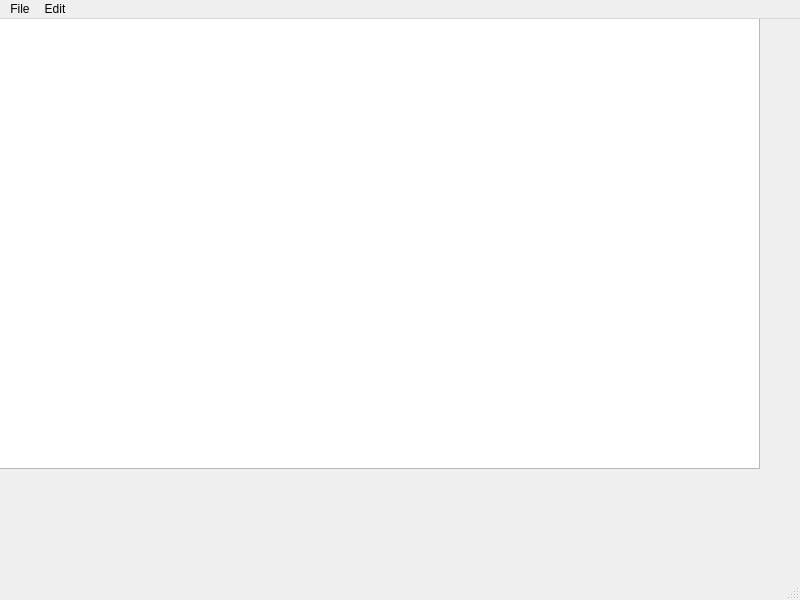
<?xml version="1.0" encoding="UTF-8"?>
<ui version="4.0">
 <class>Notepad</class>
 <widget class="QMainWindow" name="Notepad">
  <property name="geometry">
   <rect>
    <x>0</x>
    <y>0</y>
    <width>800</width>
    <height>600</height>
   </rect>
  </property>
  <property name="windowTitle">
   <string>Notepad</string>
  </property>
  <widget class="QWidget" name="centralwidget">
   <widget class="QWidget" name="verticalLayoutWidget">
    <property name="geometry">
     <rect>
      <x>-1</x>
      <y>-1</y>
      <width>761</width>
      <height>451</height>
     </rect>
    </property>
    <layout class="QVBoxLayout" name="verticalLayout">
     <item>
      <widget class="QTextEdit" name="textEdit"/>
     </item>
    </layout>
   </widget>
  </widget>
  <widget class="QMenuBar" name="menubar">
   <property name="geometry">
    <rect>
     <x>0</x>
     <y>0</y>
     <width>800</width>
     <height>22</height>
    </rect>
   </property>
   <widget class="QMenu" name="menuFile">
    <property name="title">
     <string>File</string>
    </property>
    <addaction name="actionNew"/>
    <addaction name="actionOpen"/>
    <addaction name="actionSave_As"/>
    <addaction name="actionExit"/>
   </widget>
   <widget class="QMenu" name="menuEdit">
    <property name="title">
     <string>Edit</string>
    </property>
    <addaction name="actionCopy"/>
    <addaction name="actionPaste"/>
    <addaction name="actionCut"/>
    <addaction name="actionUndo"/>
    <addaction name="actionRedo"/>
   </widget>
   <addaction name="menuFile"/>
   <addaction name="menuEdit"/>
  </widget>
  <widget class="QStatusBar" name="statusbar"/>
  <action name="actionNew">
   <property name="text">
    <string>New</string>
   </property>
  </action>
  <action name="actionOpen">
   <property name="text">
    <string>Open</string>
   </property>
  </action>
  <action name="actionSave_As">
   <property name="text">
    <string>Save As</string>
   </property>
  </action>
  <action name="actionExit">
   <property name="text">
    <string>Exit</string>
   </property>
  </action>
  <action name="actionCopy">
   <property name="text">
    <string>Copy</string>
   </property>
  </action>
  <action name="actionPaste">
   <property name="text">
    <string>Paste</string>
   </property>
  </action>
  <action name="actionCut">
   <property name="text">
    <string>Cut</string>
   </property>
  </action>
  <action name="actionUndo">
   <property name="text">
    <string>Undo</string>
   </property>
  </action>
  <action name="actionRedo">
   <property name="text">
    <string>Redo</string>
   </property>
  </action>
 </widget>
 <resources/>
 <connections/>
</ui>
